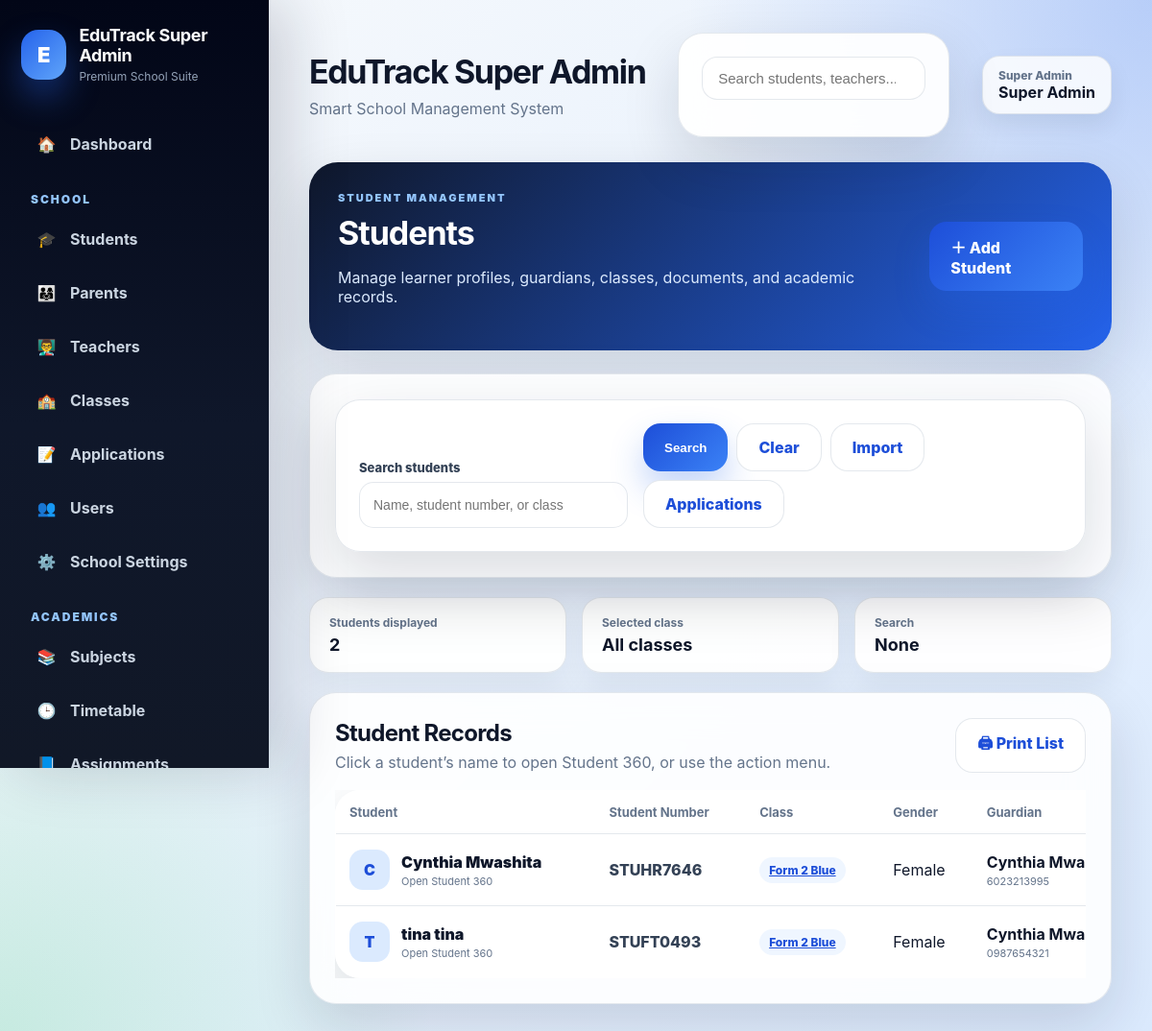
The app's page /students (signed in) with its own data.
### tables this page shows
CREATE TABLE students (
            id INTEGER PRIMARY KEY AUTOINCREMENT,
            school_id INTEGER,
            student_number TEXT UNIQUE,
            first_name TEXT,
            last_name TEXT,
            birthday TEXT,
            gender TEXT,
            enrollment_date TEXT,
            leaving_year TEXT,
            class_name TEXT,
            boarding_status TEXT,
            home_address TEXT,
            mailing_address TEXT,
            student_phone TEXT,
            medical_info TEXT,
            emergency_contact TEXT,
            guardian1_name TEXT,
            guardian1_relationship TEXT,
            guardian1_phone TEXT,
            guardian1_whatsapp TEXT,
            guardian1_email TEXT,
            guardian2_name TEXT,
            guardian2_relationship TEXT,
            guardian2_phone TEXT,
            guardian2_whatsapp TEXT,
            guardian2_email TEXT,
            current_status TEXT
        );

### routes/students.py (the view, shortened to what this page needs)
    @app.route("/students")
    @login_required
    @roles_required("super_admin", "school_admin")
    def students():
        search = request.args.get("search", "").strip()
        class_name = request.args.get("class_name", "").strip()
        school_id = session.get("school_id")
        role = session.get("role")
        params = []
        query = """
            SELECT *,
                COALESCE(current_status, 'Active') AS status
            FROM students
            WHERE 1=1
        """
        if role != "super_admin":
            query += " AND school_id = ?"
            params.append(school_id)
        if class_name:
            query += " AND class_name = ?"
            params.append(class_name)
        query += " ORDER BY class_name, last_name, first_name"
        students_list = fetch_all(query, tuple(params))
        return render_template(
            "students.html",
            students=students_list,
            search=search,
            selected_class=class_name
        )

### app.py (called while the page is built)
@app.after_request
def add_security_headers(response):
    response.headers["X-Frame-Options"] = "DENY"
    response.headers["X-Content-Type-Options"] = "nosniff"
    response.headers["Referrer-Policy"] = "strict-origin-when-cross-origin"
    return response

### utils/auth.py (called while the page is built, shortened)
def login_required(f):
    @wraps(f)
    def wrapper(*args, **kwargs):
        if "user_id" not in session:
            flash("Please log in first.", "warning")
            return redirect(url_for("login"))
        school_id = session.get("school_id")
        role = session.get("role")
        return f(*args, **kwargs)
    return wrapper

def roles_required(*allowed_roles):
    def decorator(f):
        @wraps(f)
        def wrapper(*args, **kwargs):
            if "user_id" not in session:
                flash("Please log in first.", "warning")
                return redirect(url_for("login"))
            role = session.get("role")
            return f(*args, **kwargs)
        return wrapper
    return decorator

### utils/db.py (called while the page is built)
def is_postgres():
    return os.environ.get("DATABASE_URL") is not None

def get_db():
    if is_postgres():
        return psycopg2.connect(
            os.environ.get("DATABASE_URL"),
            cursor_factory=RealDictCursor
        )
    conn = sqlite3.connect(DB_PATH)
    conn.row_factory = sqlite3.Row
    return conn

def convert_query(query: str) -> str:
    if is_postgres():
        return query.replace("?", "%s")
    return query

def fetch_all(query, params=()):
    conn = get_db()
    cursor = conn.cursor()
    cursor.execute(convert_query(query), params)
    rows = cursor.fetchall()
    conn.close()
    return rows

### templates/students.html (shortened to what this page needs)
{% extends "base_premium.html" %}
{% block content %}
<div class="page-header-card resources-page-header">
  <div>
    <span class="page-eyebrow">STUDENT MANAGEMENT</span>
    <h1>Students</h1>
    <p>
      Manage learner profiles, guardians, classes, documents, and academic records.
    </p>
  </div>
  <a href="{{ url_for('add_student') }}" class="premium-btn">
    ＋ Add Student
  </a>
</div>
<div class="premium-card student-toolbar-card">
  <form
    method="GET"
    action="{{ url_for('students') }}"
    class="student-toolbar"
  >
    <div class="report-filter-field student-search-field">
      <label for="search">Search students</label>
      <input
        type="text"
        id="search"
        name="search"
        value="{{ search or '' }}"
        placeholder="Name, student number, or class"
      >
    </div>
    <div class="student-toolbar-actions">
      <button type="submit" class="premium-btn">
        Search
      </button>
      <a
        href="{{ url_for('students') }}"
        class="premium-btn premium-btn-light"
      >
        Clear
      </a>
      <a
        href="{{ url_for('import_students') }}"
        class="premium-btn premium-btn-light"
      >
        Import
      </a>
      <a
        href="{{ url_for('applications') }}"
        class="premium-btn premium-btn-light"
      >
        Applications
      </a>
    </div>
  </form>
</div>
<div class="student-list-summary">
  <div class="student-list-summary-card">
    <span>Students displayed</span>
    <strong>{{ students|length }}</strong>
  </div>
  <div class="student-list-summary-card">
    <span>Selected class</span>
    <strong>{{ selected_class or "All classes" }}</strong>
  </div>
  <div class="student-list-summary-card">
    <span>Search</span>
    <strong>{{ search or "None" }}</strong>
  </div>
</div>
<div class="premium-card">
  <div class="section-title">
    <div>
      <h2>Student Records</h2>
      <p class="section-description">
        Click a student’s name to open Student 360, or use the action menu.
      </p>
    </div>
    <a
      href="{{ url_for('print_all_students') }}"
      class="premium-btn premium-btn-light"
      target="_blank"
    >
      🖨 Print List
    </a>
  </div>
  {% if students %}
  <div class="table-responsive">
    <table class="premium-table premium-record-table">
      <thead>
        <tr>
          <th>Student</th>
          <th>Student Number</th>
          <th>Class</th>
          <th>Gender</th>
          <th>Guardian</th>
        </tr>
      </thead>
      <tbody>
        {% for student in students %}
        <tr class="premium-record-row">
          <td>
            <div class="student-cell">
              <div class="student-table-avatar">
                {{ student.first_name[0]|upper if student.first_name else "S" }}
              </div>
              <div>
                <a
                  href="{{ url_for('student_profile', id=student.id) }}"
                  class="student-name-link"
                >
                  {{ student.first_name }} {{ student.last_name }}
                </a>
                <span class="student-row-subtitle">
                  Open Student 360
                </span>
              </div>
            </div>
          </td>
          <td>
            <a
              href="{{ url_for('student_profile', id=student.id) }}"
              class="student-number-link"
            >
              {{ student.student_number or "-" }}
            </a>
          </td>
          <td>
            <a
              href="{{ url_for('students', class_name=student.class_name) }}"
              class="report-class-badge"
            >
              {{ student.class_name or "Unassigned" }}
            </a>
          </td>
          <td>{{ student.gender or "-" }}</td>
          <td>
            <div class="guardian-table-details">
              <strong>
                {{ student.guardian1_name or student.guardian2_name or "-" }}
              </strong>
              {% if student.guardian1_phone or student.guardian2_phone %}
              <span>
                {{ student.guardian1_phone or student.guardian2_phone }}
              </span>
              {% endif %}
            </div>
          </td>
        </tr>
        {% endfor %}
      </tbody>
    </table>
  </div>
  {% endif %}
</div>
{% endblock %}

### records on screen
students: first_name "C", first_name "Cynthia", last_name "Mwashita", student_number "STUHR7646", class_name "Form 2 Blue", gender "Female", guardian1_name "Cynthia…", guardian1_phone "6023213995"
students: first_name "T", first_name "tina", last_name "tina", student_number "STUFT0493", class_name "Form 2 Blue", gender "Female", guardian1_name "Cynthia…", guardian1_phone "0987654321"

### other values on screen
{{ session.get("school_name", "EduTrack") }} "EduTrack Super Admin"
{{ session.get('role', 'user')|replace('_', ' ')|title }} "Super Admin"
{{ session.get('full_name') or session.get('username') }} "Super Admin"
{{ students|length }} "2"
{{ selected_class or "All classes" }} "All classes"
{{ search or "None" }} "None"
